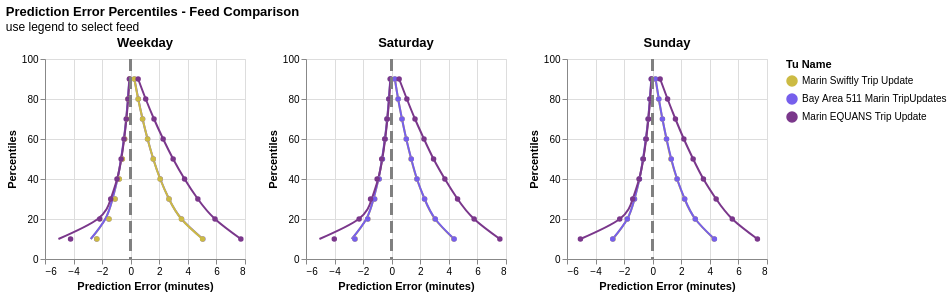

The notebook cell this image was saved under:
### Markdown cell above
**Takeaways**

**5. Swiftly has tighter bounds and steeper curves for percentiles for both late and early predictions.**

* Swiftly's distribution of early and late predictions are tighter and steeper, which means that most of the predictions are on-time and don't vary as much.
    * The left and right curves mirror each other. The prediction algorithm seems agnostic to both early and late predictions.
    * Lower accuracy loss (ratio of 10th to 50th percentile) for late predictions compared to Equans.  
* Equans's tails are longer, which mean the 10th percentiles are further out, both earlier for early predictions and later for late predictions.
    * Lower accuracy loss (ratio of 10th to 50th percentile) for early predictions compared to Swiftly.

### Code cell
day_types = ["Weekday", "Saturday", "Sunday"]

chart_list = [
    percentile_chart_for_day_type(operator_deciles_df, d) 
    for d in day_types
]

alt.hconcat(*chart_list).properties(
    title={
        "text": "Prediction Error Percentiles - Feed Comparison",
        "subtitle": "use legend to select feed"
    }
)
